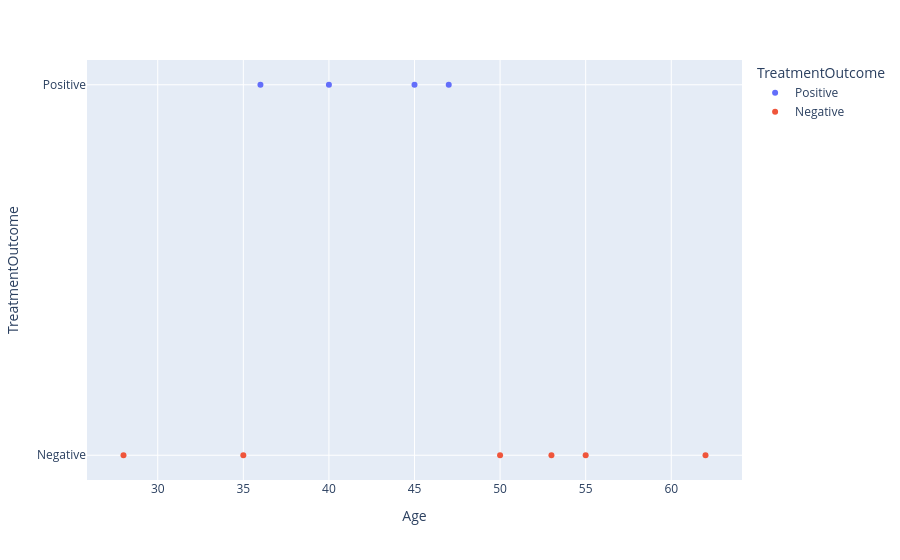

Notebook source saved alongside this figure:
### Code cell
#Visualize the relationship between patient age and treatment outcome.
fig = px.scatter(df_1 , x  = 'Age' , y = 'TreatmentOutcome',color = 'TreatmentOutcome' )
fig.show()

### Figure 1 — Plotly figure (JSON) as saved in the notebook; plotly's stock layout.template omitted (floating-point values rounded to 4 significant figures)
{"data": [{"hovertemplate": "TreatmentOutcome=%{y}<br>Age=%{x}<extra></extra>", "legendgroup": "Positive", "marker": {"color": "#636efa", "symbol": "circle"}, "mode": "markers", "name": "Positive", "orientation": "h", "showlegend": true, "type": "scatter", "x": [45, 36, 40, 47], "xaxis": "x", "y": ["Positive", "Positive", "Positive", "Positive"], "yaxis": "y"}, {"hovertemplate": "TreatmentOutcome=%{y}<br>Age=%{x}<extra></extra>", "legendgroup": "Negative", "marker": {"color": "#EF553B", "symbol": "circle"}, "mode": "markers", "name": "Negative", "orientation": "h", "showlegend": true, "type": "scatter", "x": [50, 62, 28, 35, 55, 53], "xaxis": "x", "y": ["Negative", "Negative", "Negative", "Negative", "Negative", "Negative"], "yaxis": "y"}], "layout": {"autosize": true, "legend": {"title": {"text": "TreatmentOutcome"}, "tracegroupgap": 0}, "margin": {"t": 60}, "xaxis": {"anchor": "y", "autorange": true, "domain": [0, 1], "range": [25.93, 64.07], "title": {"text": "Age"}, "type": "linear"}, "yaxis": {"anchor": "x", "autorange": true, "categoryarray": ["Negative", "Positive"], "categoryorder": "array", "domain": [0, 1], "range": [-0.07743, 1.077], "title": {"text": "TreatmentOutcome"}, "type": "category"}}}
